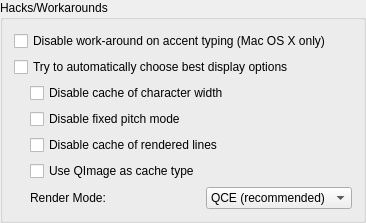
                <widget class="QGroupBox" name="groupBox_12">
                 <property name="title">
                  <string>Hacks/Workarounds</string>
                 </property>
                 <layout class="QVBoxLayout" name="verticalLayout_11">
                  <item>
                   <widget class="QCheckBox" name="checkBoxHackDisableAccentWorkaround">
                    <property name="text">
                     <string>Disable work-around on accent typing (Mac OS X only)</string>
                    </property>
                   </widget>
                  </item>
                  <item>
                   <widget class="QCheckBox" name="checkBoxHackAutoRendering">
                    <property name="text">
                     <string>Try to automatically choose best display options</string>
                    </property>
                   </widget>
                  </item>
                  <item>
                   <layout class="QGridLayout" name="gridLayout_3">
                    <property name="leftMargin">
                     <number>16</number>
                    </property>
                    <item row="4" column="0">
                     <widget class="QLabel" name="labelRenderMode">
                      <property name="sizePolicy">
                       <sizepolicy hsizetype="Maximum" vsizetype="Preferred">
                        <horstretch>0</horstretch>
                        <verstretch>0</verstretch>
                       </sizepolicy>
                      </property>
                      <property name="text">
                       <string>Render Mode:</string>
                      </property>
                     </widget>
                    </item>
                    <item row="4" column="1">
                     <widget class="QComboBox" name="comboBoxHackRenderMode">
                      <item>
                       <property name="text">
                        <string>QCE (recommended)</string>
                       </property>
                      </item>
                      <item>
                       <property name="text">
                        <string>Qt</string>
                       </property>
                      </item>
                      <item>
                       <property name="text">
                        <string>Single Letter</string>
                       </property>
                      </item>
                     </widget>
                    </item>
                    <item row="2" column="0" colspan="2">
                     <widget class="QCheckBox" name="checkBoxHackDisableLineCache">
                      <property name="toolTip">
                       <string>If the cache of rendered lines is enabled, rendered lines are stored in a cache, so they do not have to be rendered again. Leading to a speed improvement (especially on Mac), at the cost of a higher memory usage.</string>
                      </property>
                      <property name="text">
                       <string>Disable cache of rendered lines</string>
                      </property>
                     </widget>
                    </item>
                    <item row="1" column="0" colspan="2">
                     <widget class="QCheckBox" name="checkBoxHackDisableFixedPitch">
                      <property name="text">
                       <string>Disable fixed pitch mode</string>
                      </property>
                     </widget>
                    </item>
                    <item row="0" column="0" colspan="2">
                     <widget class="QCheckBox" name="checkBoxHackDisableWidthCache">
                      <property name="text">
                       <string>Disable cache of character width</string>
                      </property>
                     </widget>
                    </item>
                    <item row="3" column="0">
                     <widget class="QCheckBox" name="checkBoxHackQImageCache">
                      <property name="text">
                       <string>Use QImage as cache type</string>
                      </property>
                     </widget>
                    </item>
                   </layout>
                  </item>
                 </layout>
                </widget>
